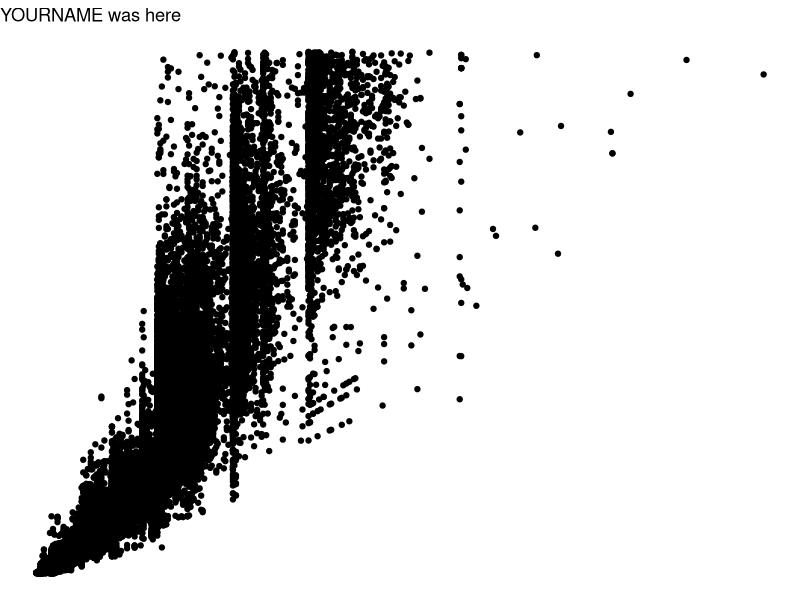
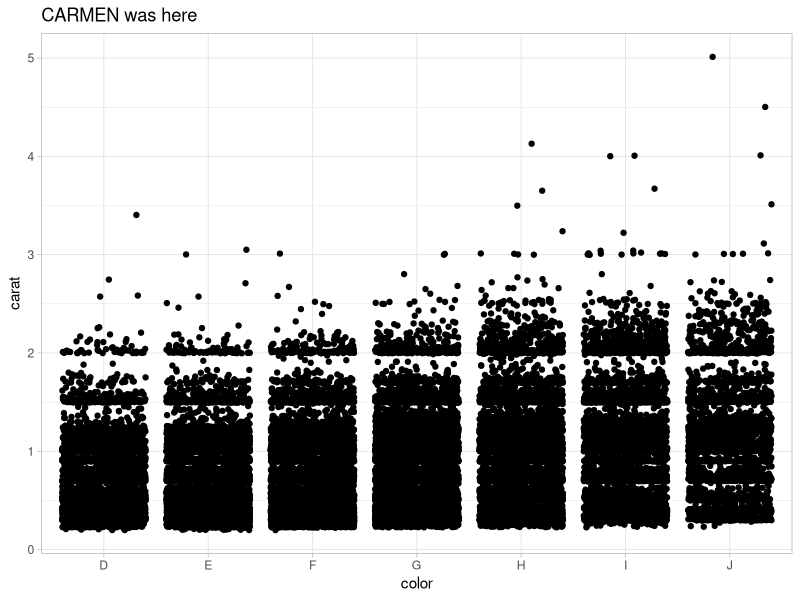
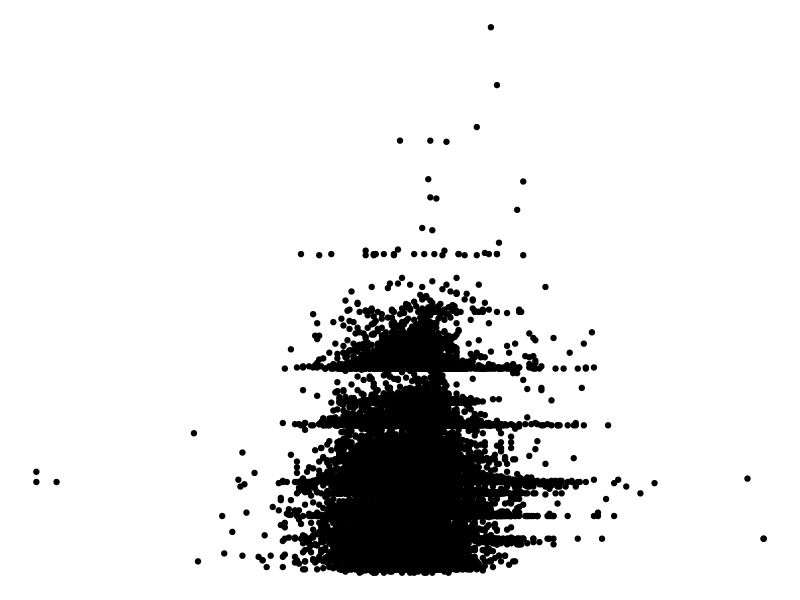

The R source for these figures, in order:
## ---- chunk 1
knitr::opts_chunk$set(echo = TRUE)
library(tidyverse)
## ---- chunk 2
# Partner 1: 
# Run the code below to see the original graph
# Change the code below to make the point color change based on 'cut', and update the theme to theme_bw(). Update the title to include your first name. 

ggplot(data = diamonds, aes(x = carat, y = price)) +
  geom_point() +
  theme_void() +
  labs(title = "YOURNAME was here")
## ---- chunk 3
# Partner 2: 
# Run the code below to see the original graph
# Change the code below to make the geom a geom_jitter, and update the theme to theme_light. Update the title to include your first name. 

ggplot(data = diamonds, aes(x = color, y = carat)) +
  geom_jitter() +
  theme_light() +
  labs(title = "CARMEN was here")
## ---- chunk 4
ggplot(data = diamonds, aes(x = depth, y = carat)) +
  geom_point() +
  theme_void()
## ---- chunk 5
